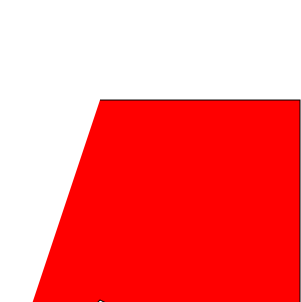

The Python source for this figure:
#!/usr/bin/python
import numpy
import svgwrite
from dxfwrite import DXFEngine as dxf

from svgtools import path_from_array


svg_filename = 'test.svg'
drawing = {'points': 100 * numpy.array([[1, 1], [3, 1], [3, 4], [1, 3], [0, 4]]),
           'stroke': 'black',
           'fill': 'red'}
def main():
    #test_svgwrite_line()
    test_svgwrite_path()
    #test_svgwrite_polyline()


# svg polyline and path code works on bigpanda, macbook, 2016/07
def test_svgwrite_path():
    dwg = svgwrite.Drawing(svg_filename, profile='tiny')
    stroke = svgwrite.rgb(10, 10, 16, '%')
    path = path_from_array(**drawing)
    dwg.add(path)
    dwg.save()


def test_svgwrite_polyline():
    dwg = svgwrite.Drawing(svg_filename, profile='tiny')
    stroke = svgwrite.rgb(10, 10, 16, '%')
    polyline = svgwrite.shapes.Polyline(**drawing)
    dwg.add(polyline)
    dwg.save()
        

def test_svgwrite_line():
    dwg = svgwrite.Drawing(svg_filename, profile='tiny')
    stroke = svgwrite.rgb(10, 10, 16, '%')
    line = svgwrite.shapes.Line((0, 0), (10, 0), stroke=stroke)
    text = dwg.text('Test', insert=(0, 0.2), fill='red')
    dwg.add(line)
    dwg.add(text)
    dwg.save()


def test_dxfwrite_line():
    drawing = dxf.drawing('test.dxf')
    drawing.add(dxf.line((0, 0), (10, 0), color=7))
    drawing.add_layer('TEXTLAYER', color=2)
    drawing.add(dxf.text('Test', insert=(0, 0.2), layer='TEXTLAYER'))
    drawing.save()


def test_sdxf_line():
    import sdxf
    d = sdxf.Drawing()
    d.append(sdxf.Text('Hello World!', point=(3, 0, 1)))
    d.append(sdxf.Line(points=[(0, 0, 0), (1, 1, 1)]))
    d.saveas('hello_world.dxf')    




if __name__ == '__main__':
    main()
